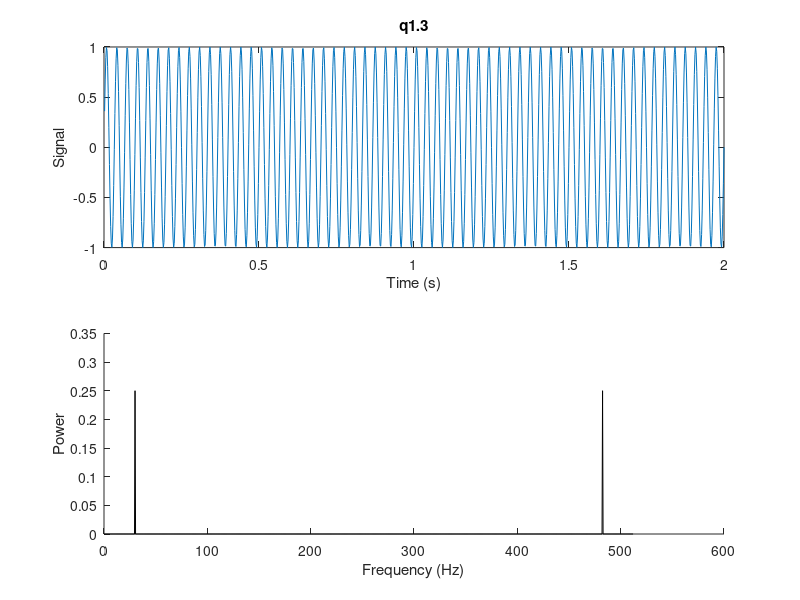
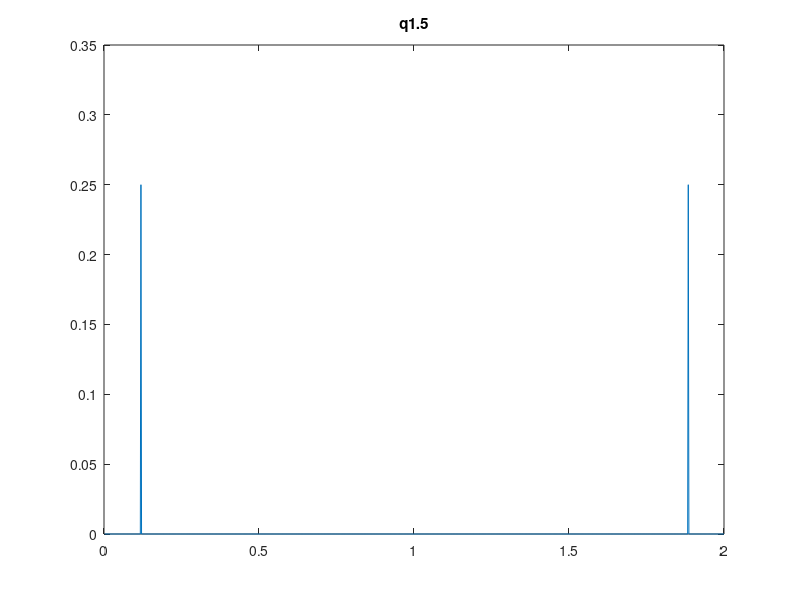

These charts were generated, in order, by the following MATLAB code: (Note: this script raises an error after producing the figures.)
%{
    Matlab Practical 4 by Zach Vig
%}

clear;
clearvars;

%Part 1:
%q1.1
Fs = 512;

%q1.2
t = 1/Fs : 1/Fs : 2;

%q1.3
figure(1);subplot(2,1,1);
yfreq = 30;
y = sin(2*pi*yfreq.*t);
plot(t,y);title('q1.3');
xlabel('Time (s)');ylabel('Signal');

%q1.4
%{
    I would probably figure out how long one period of the sine wave takes,
    then take the inverse of that number to get the frequency.
%}

%q1.5
figure(2);
yft = fft(y)./length(t);
P = yft.*conj(yft);
plot(t,P);title('q1.5');

%q1.6
n = 0:length(y)-1;
w = n./(range(t));

%q1.7
figure(1);subplot(2,1,2);
set(gca);
hold on;
plot(w,P,'DisplayName','PowerSpectrum','color','k');
xlabel('Frequency (Hz)');ylabel('Power');

%q1.8
h = spectrum.periodogram;
ps = msspectrum(h,y,'Fs',Fs);
plot(ps.Frequencies,ps.Data,'DisplayName','Periodogram','color','r');
legend();

%q1.9
%{
    The power spectrum peaks at both 30 and at 482 Hz, which correspond to the input frequency and to the sampling frequency - the input frequency. The Mean Squared spectrum only peaks at 30 Hz, but with twice the intensity.
%}

%q1.10
yfreq2 = 40;
y2 = sin(2*pi*yfreq2.*t);
figure(3);subplot(2,1,1);
plot(t,y2);title('q1.10');
xlabel('Time (s)');ylabel('Signal');

subplot(2,1,2);
hold on;
y2ft = fft(y2)./length(t);
P = y2ft.*conj(y2ft);
plot(w,P);title('q1.10 Power')
xlabel('Frequency (Hz)');ylabel('Power');

h2 = spectrum.periodogram;
ps2 = msspectrum(h2,y2,'Fs',Fs);
plot(ps2.Frequencies,ps2.Data,'r--');

%q.11
figure(4);subplot(2,1,1);
y3 = y+y2;
plot(t,y3);title('q1.11')
xlabel('Time (s)');ylabel('Signal');

subplot(2,1,2);
hold on;
y3ft = fft(y3)./length(t);
P = y3ft.*conj(y3ft);
plot(w,P);
xlabel('Frequency (Hz)');ylabel('Power');

h3 = spectrum.periodogram;
ps3 = msspectrum(h3,y3,'Fs',Fs);
plot(ps3.Frequencies,ps3.Data,'r--');

%Part 2:
%q2.1
%The nyquist frequency is 512/2 = 256 Hz.

%q2.2
y255 = sin(2*pi*255 .* t);
figure(5); subplot(2,1,1);
plot(t,y255);title('q2.2');
xlabel('Time (s)');ylabel('Signal')
y255ft = fft(y255)./length(t);
P255 = y255ft .* conj(y255ft);
subplot(2,1,2);
plot(w,P255);
xlabel('Frequency (Hz)'); ylabel('Power');
%The power spectrum peaks at both 255 Hz and 257 Hz. The peak at 255 Hz is due to the frequency of the signal, and the peak at 257 is the complex conjugate value, since 512-255 = 257 Hz.

%q2.3
y300 = sin(2*pi*300 .* t);
figure(6); subplot(2,1,1);
plot(t,y300);title('q2.3');
xlabel('Time (s)');ylabel('Signal')
y300ft = fft(y300)./length(t);
P300 = y300ft .* conj(y300ft);
subplot(2,1,2);
plot(w,P300);
xlabel('Frequency (Hz)'); ylabel('Power');
%Similar to the sub-nyquist frequency case, we see a peak at the actual frequency, 300 Hz,  and at the sampling minus actual differential frequency, 212 Hz, but since the signal frequency is above the nyquist frequency, the relative positions of these peaks are flipped, with the actual frequency being higher than its complex conjugate.

%q2.4
y450 = sin(2*pi*450 .* t);
figure(7); subplot(2,1,1);
plot(t,y450);title('q2.4');
xlabel('Time (s)');ylabel('Signal')
y450ft = fft(y450)./length(t);
P450 = y450ft .* conj(y450ft);
subplot(2,1,2);
plot(w,P450);
xlabel('Frequency (Hz)'); ylabel('Power');
%Here, we see a similar phenomenon as question 5, with two peaks at 450 Hz and 62 Hz.

%q2.5
y800 = sin(2*pi*800 .* t);
figure(8); subplot(2,1,1);
plot(t,y800);title('q2.5');
xlabel('Time (s)');ylabel('Signal')
y800ft = fft(y800)./length(t);
P800 = y800ft .* conj(y800ft);
subplot(2,1,2);
plot(w,P800);
xlabel('Frequency (Hz)'); ylabel('Power');
%As the signal frequency continues to increase past the sampling frequency itself, the aliasing effect changes. We no longer have a peak at the actual frequency, but at the absolute value of the sample frequency minus the signal frequency, 288 Hz, and at the sampling frequency minus this value, 224 Hz. In practice, this effect is as if the signal frequency was, in fact, the signal frequency minus the sampling frequency.

%q2.6
%A higher-frequency signal will look exactly like a lower-frequency signal when analyzing it in the frequency domain if aliasing is present. The exact relationship between the aliased signal and the actual signal is some kind of difference between the sampling frequency and the signal frequency. At frequencies greater than the sampling frequency, the relationship becomes slightly more complicated, but still persists in masquerading the high frequency signal.

%Part 3:
%q3.1
%See Above

%q3.2
y = sin(2*pi*5 .* t);
figure(9);subplot(2,1,1);
plot(t,y,'color','b','DisplayName','No Noise');
xlabel('Time (s)'); ylabel('Signal')
subplot(2,1,2);
yft = fft(y);
P = yft .* conj(yft);
plot(w,P,'color','b','DisplayName','No Noise');
xlabel('Frequency (Hz)'); ylabel('Power');
%The power spectrum peaks at the expected values of 5 Hz and 507 Hz, due to the reasons mentioned above (e.g. q2.2).

%q3.3
n = normrnd(0,0.1,1,length(t));
yn = y + n;
figure(9);subplot(2,1,1);hold on;
j1 = plot(t,yn,'color','r','DisplayName','Low Noise');
uistack(j1,'bottom');

ynft = fft(yn);
Pn = ynft .* conj(ynft);
figure(9);subplot(2,1,2);hold on;
plot(w,Pn,'color','r','DisplayName','Low Noise');

%q3.4
figure(9);subplot(2,1,1);hold on;
n2 = normrnd(0,2,1,length(t));
yn2 = y + n2;
j1 = plot(t,yn2,'color','g','DisplayName','High Noise');
uistack(j1,'bottom');

yn2ft = fft(yn2);
Pn2 = yn2ft .* conj(yn2ft);
figure(9);subplot(2,1,2);hold on;
plot(w,Pn2,'color','g','DisplayName','High Noise');
%The power spectrum still peaks at the correct values, but there is a considerable amount of noise between the peak frequencies.


%q3.5
figure(9);subplot(2,1,1);hold on;
n_amplitude = 5;
n3 = normrnd(0,n_amplitude,1,length(t));
yn3 = y + n3;
j1 = plot(t,yn3,'color','magenta','DisplayName','Very High Noise');
uistack(j1,'bottom');
legend();

figure(9);subplot(2,1,2);hold on;
yn3ft = fft(yn3);
Pn3 = yn3ft .* conj(yn3ft);
plot(w,Pn3,'color','magenta','DisplayName','Very High Noise');
legend();

%a. Between noise levels of about 5-6, it becomes impossible to pick out the periodicity of the sine wave in the time domain.
%b. The peaks in the power spectrum become indistinguishable from background noise at around the same noise level that the periodicity disappers in the time domain. 



